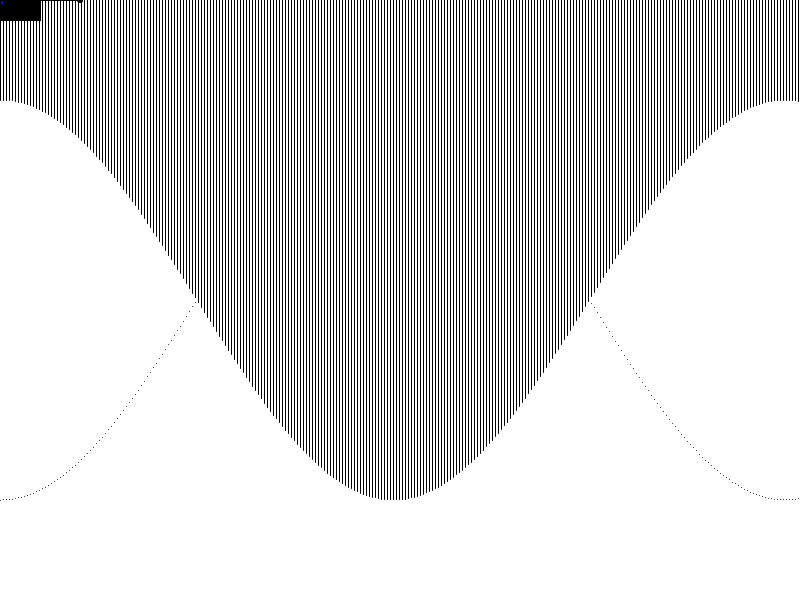
Frame 1 (no input)
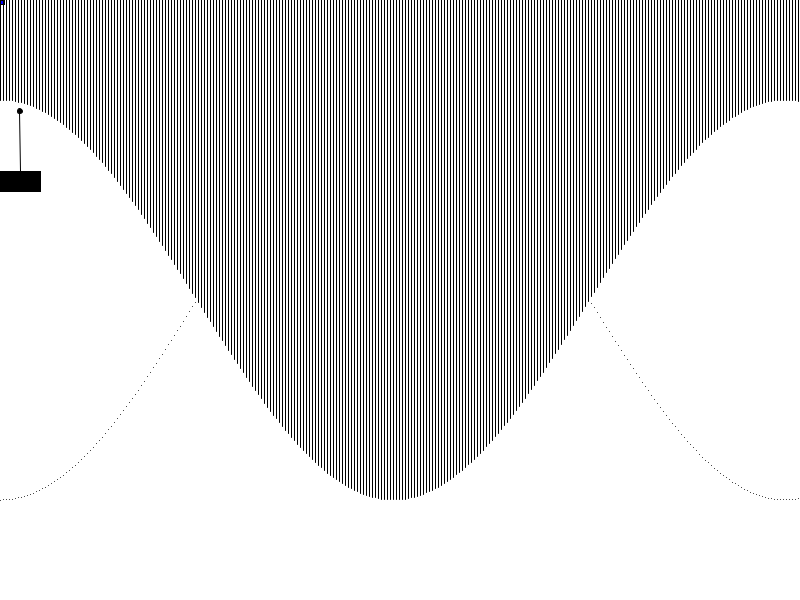
Frame 60 (the mouse pressed at the canvas centre just before this capture)
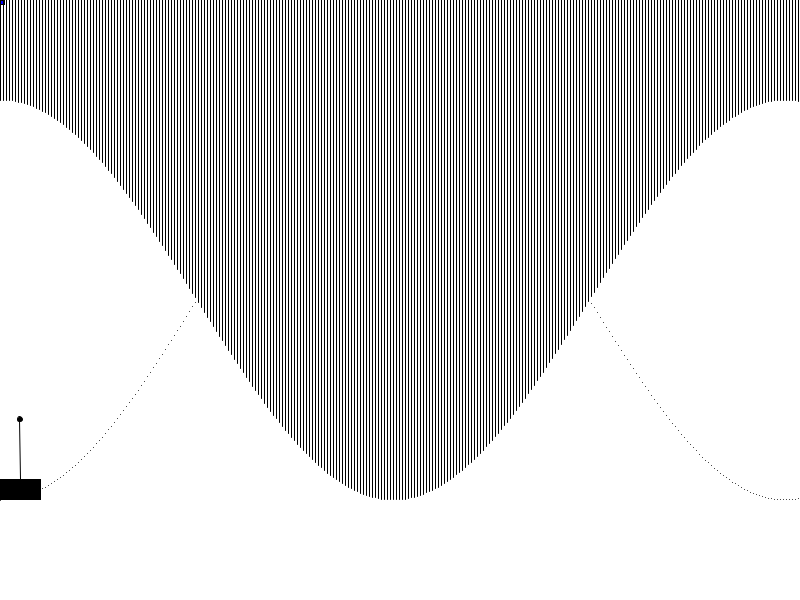
Frame 120 (the mouse held since frame 60 and released just before this capture)

The Processing sketch that drew these frames (run headless with seeded random() and noise(); from frame 60 on, the mouse is pressed at the canvas centre):

// Processing sketch: Tank_Game
// ── Tank_Game.pde
Tank t;
Terrain l;
float power=0;
PVector p;
float gravity=0.1;
int a=0;
PVector id=new PVector(0,0);
PVector mid=new PVector(0,0);
PVector iv=new PVector(0,0);
ArrayList<Bullet> bullets;
float realpower;
void setup(){
translate(width/2,height/2);
size(800,600);
bullets=new ArrayList<Bullet>();
p=new PVector(0,0);
t=new Tank(p,PI/2);
l=new Terrain();
translate(0,height);
l.begin();

}

void draw(){
background(255);

t.move();
t.show();
t.update(l);

for (Bullet b: bullets){
b.show();
b.update(l);
}

fill(0,0,255);
rect(realpower,0,4,4);

l.show();
l.perp();

}



void keyReleased() {
  if(key=='s'){
  id=new PVector(t.barrell.x,t.barrell.y);
  iv=new PVector(((t.barrell.x-(t.pos.x+t.sizex/2)))*power,power*(t.barrell.y-t.pos.y));
  bullets.add(new Bullet(id,iv));
  }

  if(key=='='){
    power=power+0.005;
    if(power>=0.1){
    power=0.1;
  }
    realpower=map(power,0,0.1,0,width-5);
  }
    if(key=='_'){
    power=power-0.005;
       if(power<=0){
    power=0;
  }
    realpower=map(power,0,0.1,0,width-5);
  }
}
// ── Bullet.pde
class Bullet{
PVector pos;
PVector vel;
PVector acc=new PVector(0,gravity);
float r=30;
float c=0;

Bullet(PVector pos_,PVector vel_){
pos=new PVector(pos_.x,pos_.y);
vel=new PVector(vel_.x,vel_.y);
}

  
  void update(Terrain t){
  pos.add(vel);
  vel.add(acc);
  int min=floor(pos.x);
  
    if(pos.x<=t.buffer){
  pos.x=t.buffer;
  }
  
  if(pos.x>=width-t.buffer){
  pos.x=width;
  }
  

  
  
  
  if(pos.y+r/2>=height-t.ground[min]){
    pos.y=height-t.ground[min]-r/2;
    vel.x=0;
    c=255;
      if(t.ground[floor(pos.x+1)]<t.ground[floor(pos.x)]){
        pos.x=pos.x+1;
      }
      if (t.ground[floor(pos.x-1)]<t.ground[floor(pos.x)]){
        pos.x=pos.x-1;
      }
  }
  if(bullets.size()>1){
  bullets.remove(0);
  }  
  }
  
  void show(){
  fill(c,0,0);
  ellipse(pos.x,pos.y,r,r);
  
  }

}
// ── Tank.pde
class Tank{

  PVector pos=new PVector(0,0);
  PVector vel=new PVector(0,0);
  PVector acc=new PVector(0,gravity);
  float a;
  float r=60;
  float sizex=40;
  float sizey=20;
  PVector barrell=new PVector(pos.x+sizex/2+r*cos(a),pos.y+r*sin(-a));

  
Tank(PVector pos_,float a_){
   pos=new PVector(pos_.x,pos_.y);
   a=a_;
  }
  

  void update(Terrain t){
  pos.add(vel);
  vel.add(acc);
  vel.x=0;
  int min=floor(pos.x);
  if(pos.y+sizey>=height-t.ground[min+t.buffer]){
  pos.y=height-t.ground[min+t.buffer]-sizey;
  }
  
  if(pos.x<=0){
  pos.x=0;
  }
  
  if(pos.x+sizex>=width){
  pos.x=width-sizex;
  }
  
  
  barrell=new PVector(pos.x+sizex/2+r*cos(a),pos.y+r*sin(-a));
  
  if(a<=0){
  a=0;
  } 
  if(a>=PI){
  a=PI;
  } 
  if(keyPressed && keyCode==38){
  a=a+0.08;
  }
  if(keyPressed && keyCode==40){
  a=a-0.08;
  }
  
  barrell=new PVector(pos.x+sizex/2+r*cos(a),pos.y+r*sin(-a));
  if(barrell.x<=0){
  barrell.x=0;
  }
  if(barrell.y<=0){
  barrell.y=0;
  }
  
  if(barrell.x>=width){
  barrell.x=width;
  }
  if(barrell.y>=width){
  barrell.y=width;
  }
  }
  
void move(){
  if(keyPressed && keyCode==37){
  vel.x=-4;
  }
  
  if(keyPressed && keyCode==39){
  vel.x=4;
  }
  
  }
  
 
  
  void show(){
  fill(0);
  line(pos.x+sizex/2,pos.y,barrell.x,barrell.y);
  rect(pos.x,pos.y,sizex,sizey);
  ellipse(barrell.x,barrell.y,5,5);
  }
  
  
}
// ── Terrain.pde
class Terrain{

int buffer=10;
float[] ground=new float[width+buffer];
float[] slope=new float[width+buffer];
float[] perp=new float[width+buffer];
float r=10;
Terrain(){
for(int i=0;i<width+buffer;i++){
ground[i]=-cos(i*0.008)*200+height/2;

}
}

void show(){
for(int i=0;i<width+buffer;i=i+3){
  point(i,-ground[i]+height);
  }
}



void begin(){
  for(int i=0;i<width+buffer;i=i+3){
  slope[i]=ground[i+1]-ground[i];
  perp[i]=-1/slope[i];
  }
}

void perp(){
  for(int i=0;i<width+buffer;i=i+3){
  line(i,ground[i],i,perp[i]-ground[i]);
}
}
}
